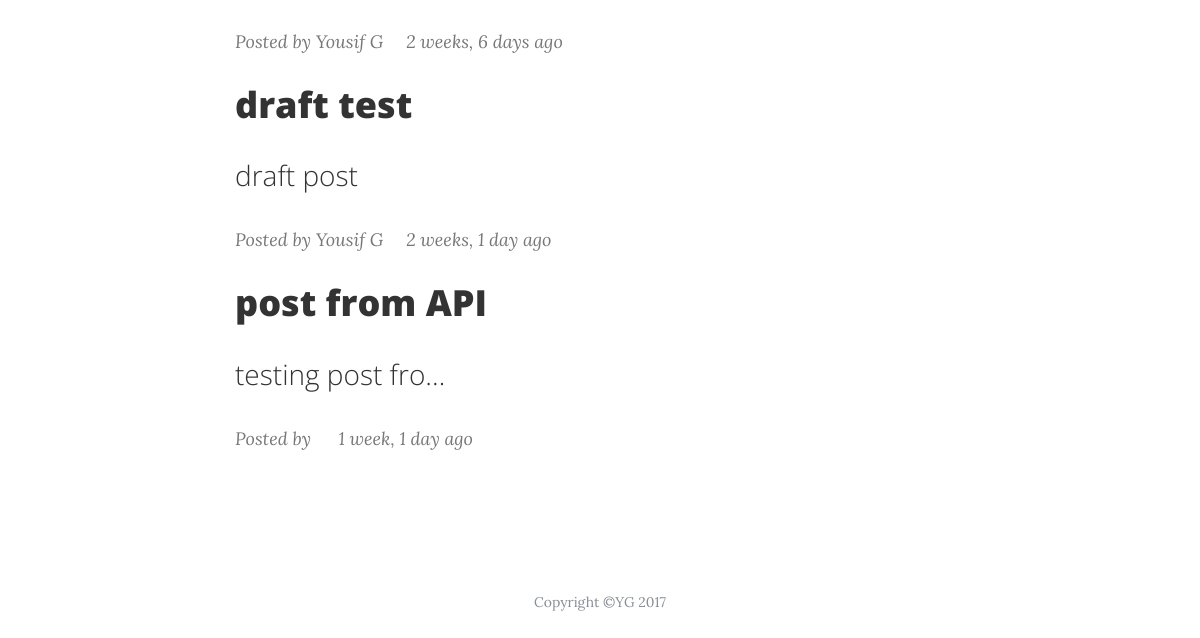
/new/ (lower part), run on an earlier commit of the app's database.
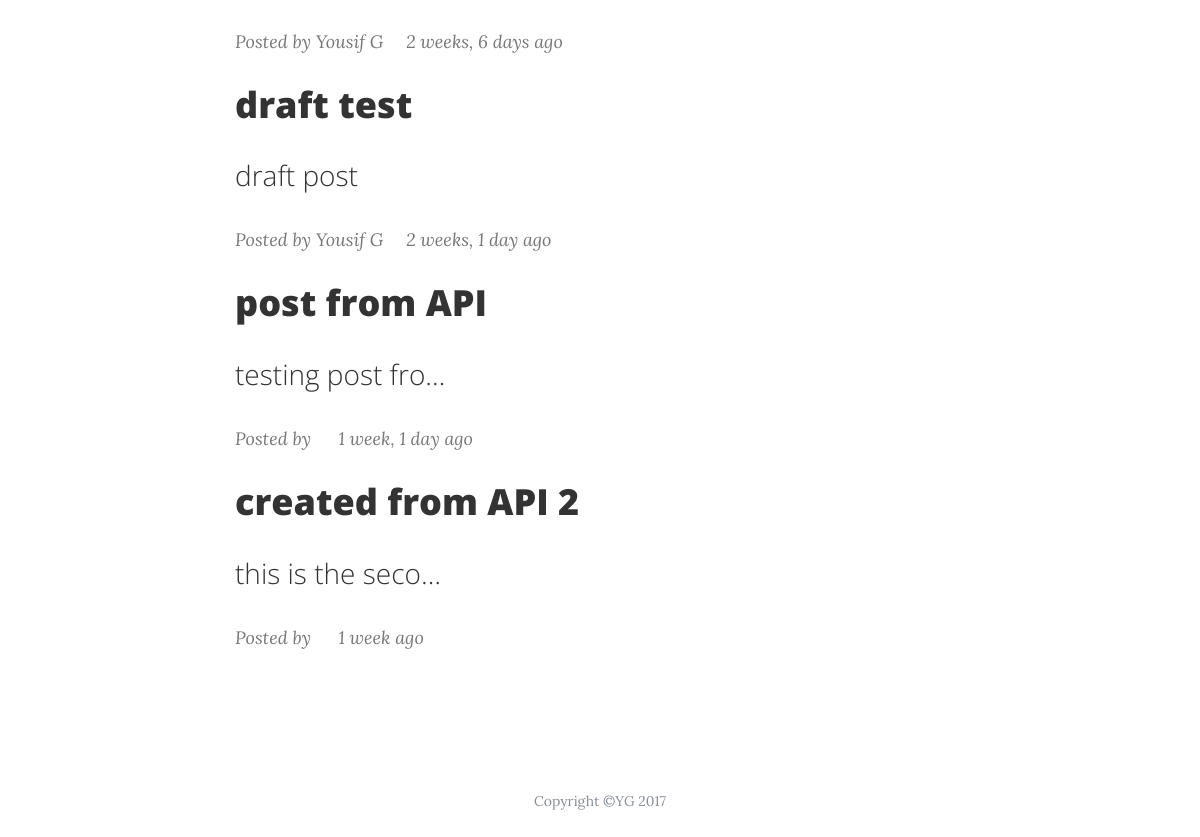
And on a later commit of the database.
### post/models.py (models this page shows, shortened)
class Post(models.Model):
	author = models.ForeignKey(User, default=1)
	title = models.CharField(max_length=140)
	content = models.TextField()
	draft = models.BooleanField(default=False)
	image = models.ImageField(upload_to="blog_images", null=True, blank=True)
	updated = models.DateTimeField(auto_now=True)
	timestamp = models.DateTimeField(auto_now_add=True)
	publish = models.DateField()
	slug = models.SlugField(unique=True)
	def absurl(self):
		return reverse("posts:id", kwargs={"slug": self.slug})

### post/views.py (the view)
# urls.py: url(r'^new/$', views.new_list, name="new"),
def new_list(request):
	post_list = Post.objects.all()
	context = {
	"post_list": post_list,
	}
	return render(request, 'blogindex.html', context)

### post/templates/blogindex.html (shortened to what this page needs)
<!DOCTYPE html>
{% load static %}
<html lang="en">
  <head>
    <link href="{% static 'blog/vendor/bootstrap/css/bootstrap.min.css' %}" rel="stylesheet">
    <link href="{% static 'blog/css/clean-blog.min.css' %}" rel="stylesheet">
  </head>
  <body>
    <div class="container">
      <div class="row">
        <div class="col-lg-8 col-md-10 mx-auto">
{% for x in post_list %}
 <div class="post-preview">
            <a href="{{x.absurl}}">
              <h2 class="post-title">
                {{x.title}}
              </h2>
              <h3 class="post-subtitle">
                {{x.content|linebreaks|truncatechars:20}}
              </h3>
            </a>
            <p class="post-meta">
            Posted by {{x.author.get_full_name}}&emsp; {{x.timestamp|timesince}} ago</p>
 {% endfor %}
    <footer>
      <div class="container">
        <div class="row">
          <div class="col-lg-8 col-md-10 mx-auto">
            <ul class="list-inline text-center">
            </ul>
            <p class="copyright text-muted">Copyright &copy;YG 2017</p>
          </div>
        </div>
      </div>
    </footer>
  </body>
</html>

What changed in the data, as far as the page shows it:
added Post: title "created from API 2", content "this is the seco…", timestamp "1 week"
